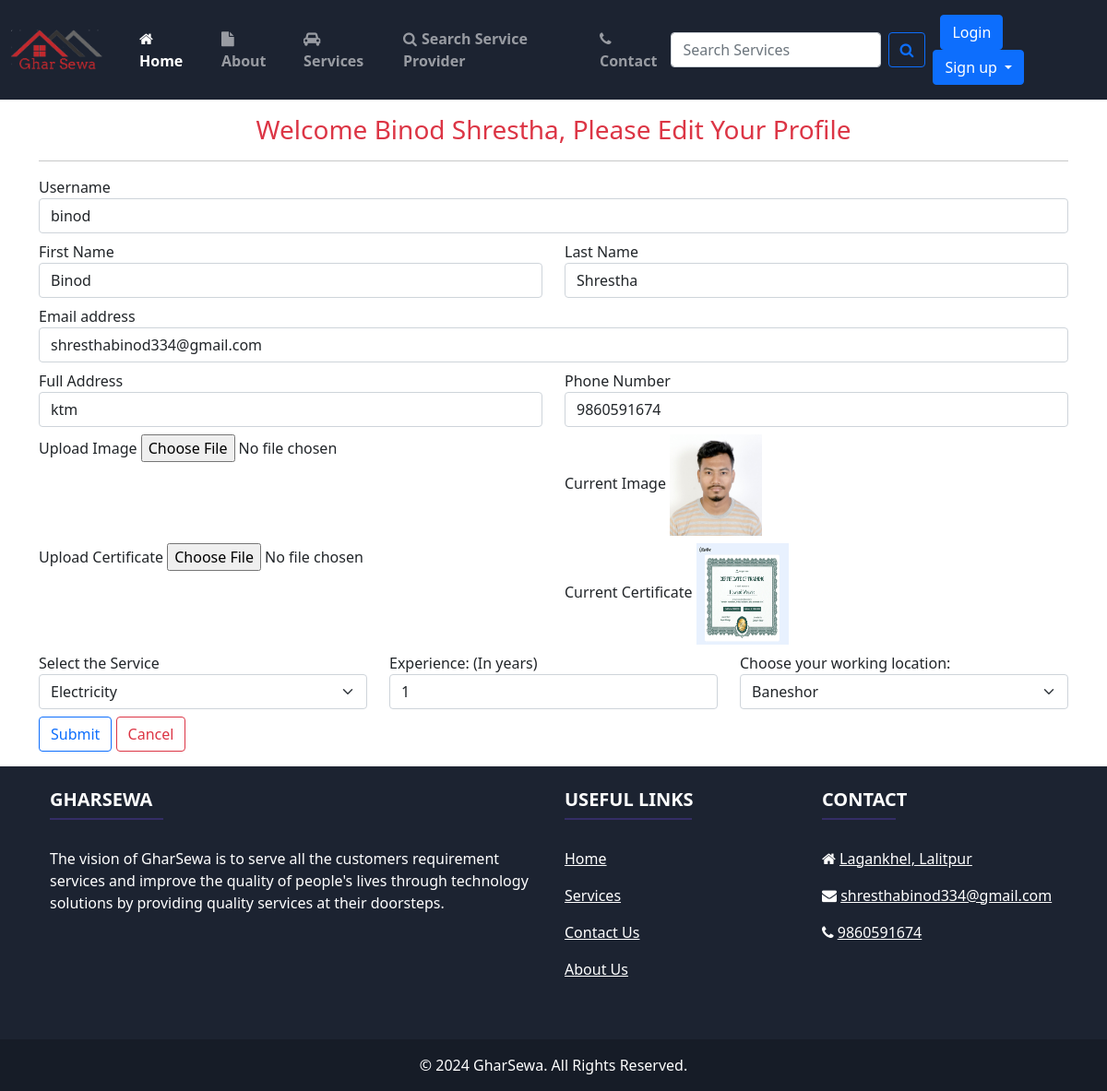
Page /editprofile/ (signed in) on the committed database.
### home/models.py (models this page shows, shortened)
class Service_Man(models.Model):
    status = models.ForeignKey(Status, on_delete=models.CASCADE, null=True)
    city = models.ForeignKey(
        City, on_delete=models.CASCADE, null=True, blank=True)
    user = models.ForeignKey(User, on_delete=models.CASCADE, null=True)
    phone = models.CharField(max_length=20, null=True)
    image = models.ImageField(upload_to='service_man/', null=True)
    cert = models.FileField(upload_to='service_man/', null=True, default='service_man/certificate.png')
    address = models.CharField(max_length=100, null=True)
    service = models.ForeignKey(
        Service, on_delete=CASCADE, null=True, blank=True)
    experience = models.IntegerField(default=0)
    date_joined = models.DateField(auto_now_add=True)

class Service(models.Model):
    service_id = models.AutoField(primary_key=True)
    service_name = models.CharField(max_length=50)
    service_desc = models.TextField()
    image = models.FileField(null=True)
    pub_date = models.DateField(auto_now_add=True)
    def __str__(self):
        return self.service_name

class City(models.Model):
    city = models.CharField(max_length=100, blank=True)
    def __str__(self):
        return self.city

### home/views.py (the view, shortened to what this page needs)
# urls.py: path('editprofile/', views.edit_profile, name='editprofile'),
@login_required(login_url='login')
def edit_profile(request):
    print(request.user)
    u = User.objects.get(id=request.user.id)
    try:
        page = True
        user = Service_Man.objects.get(user=u)
    except:
        page = False
        user = Customer.objects.get(user=u)
    services = Service.objects.all()
    city = City.objects.all()
    context = {'page': page, 'services': services, 'city': city, 'user': user}
    return render(request, 'editprofile.html', context)

### templates/editprofile.html (shortened to what this page needs)
<!DOCTYPE html>
<html lang="en">
{% load static %}
<head>
    <link href="https://cdn.jsdelivr.net/npm/bootstrap@5.0.2/dist/css/bootstrap.min.css" rel="stylesheet"
>
    <link rel="stylesheet" href="https://cdnjs.cloudflare.com/ajax/libs/font-awesome/4.7.0/css/font-awesome.min.css">
    <link rel="stylesheet" href="https://stackpath.bootstrapcdn.com/font-awesome/4.7.0/css/font-awesome.min.css">
</head>
<body>
    <nav class="navbar navbar-expand-lg navbar-dark" style="background-color: #1c2331;">
        <div class="container-fluid">
            <a class="navbar-brand" href="/"><img src="{% static 'img/logo.png' %}" style="width: 100px;" /></a>
            <div class="collapse navbar-collapse" id="navbarSupportedContent">
                <ul class="navbar-nav me-auto mb-2 mb-lg-0" style="font-weight: 600;">
                    <li class="nav-item" style="margin-left: 15px;">
                        <a class="nav-link active" aria-current="page" href="/"> <i class="fa fa-home"
                                style="padding-right: 5px;"></i>Home</a>
                    </li>
                    <li class="nav-item" style="margin-left: 15px;">
                        <a class="nav-link" href="/about"><i class="fa fa-file"
                                style="padding-right: 5px;"></i>About</a>
                    </li>
                    <li class="nav-item" style="margin-left: 15px;">
                        <a class="nav-link" href="/services"><i class="fa fa-car"
                                style="padding-right: 5px;"></i>Services</a>
                    </li>
                    <li class="nav-item" style="margin-left: 15px;">
                        <a class="nav-link" href="{% url 'search_user' %}"><i class="fa fa-search"
                                style="padding-right: 5px;"></i>Search Service Provider</a>
                    </li>
                    <li class="nav-item" style="margin-left: 15px;">
                        <a class="nav-link" href="/contact"><i class="fa fa-phone"
                                style="padding-right: 5px;"></i>Contact</a>
                    </li>
                </ul>
                <form class="d-flex" action="/search" method="GET">
                    <input class="form-control me-2" type="search" name="search" id="search"
                        placeholder="Search Services" aria-label="Search" required>
                    <button class="btn btn-outline-primary" type="submit"><i class="fa fa-search"></i></button>
                </form>
                <div class="m-2">
                    {% if user.is_authenticated %}
                    <span class="dropdown">
                        <button class="btn btn-outline-primary dropdown-toggle" type="button" id="userid"
                            data-bs-toggle="dropdown" aria-expanded="false">
                            Welcome {{request.user}}
                        </button>
                        <ul class="dropdown-menu" aria-labelledby="userid">
                            {% if user.is_superuser%}
                            <a class="dropdown-item" href="{% url 'dashboard' %}">Dashboard</a>
                            {% else %}
                            <a class="dropdown-item" href="{% url 'profile' %}">Profile</a>
                            {% endif %}
                            <a class="dropdown-item" href="{% url 'logout' %}">Logout</a>
                            {% if not user.is_superuser%}
                            <li>
                                <hr class="dropdown-divider">
                            </li>
                            <a class="dropdown-item" href="{% url 'booking_details' %}">Booking Details</a>
                            {% endif %}
                        </ul>
                    </span>
                    {% else %}
                    <a href="{% url 'login' %}" class="btn btn-primary mx-2" type="button">Login</a>
                    <span class="dropdown">
                        <button class="btn btn-primary dropdown-toggle" type="button" id="dropdownMenuButton1"
                            data-bs-toggle="dropdown" aria-expanded="false">
                            Sign up
                        </button>
                    </span>
                </div>
                {% endif %}
            </div>
        </div>
    </nav>
    <div class="container my-3">
        <h3 class="mt-2 text-center text-danger">Welcome {{user.user.first_name}} {{user.user.last_name}}, Please Edit
            Your Profile</h3>
        <hr>
        <form action="" method="POST" enctype="multipart/form-data">
            <div class="form-group">
                <label for="username">Username</label>
                <input type="text" class="form-control" id="username" name="username" value="{{user.user.username}}"
                    placeholder="Choose a unique username">
            </div>
            <div class="form-group my-2">
                <div class="row">
                    <div class="col">
                        <label for="fname">First Name</label>
                        <input type="text" class="form-control" id="" name="fname" value="{{user.user.first_name}}"
                            placeholder="Enter Your First Name">
                    </div>
                    <div class="col">
                        <label for="lname">Last Name</label>
                        <input type="text" class="form-control" id="lname" name="lname" value="{{user.user.last_name}}"
                            placeholder="Enter Your Last Name">
                    </div>
                </div>
            </div>
            <div class="form-group">
                <label for="email">Email address</label>
                <input type="email" class="form-control" id="email" name="email" value="{{user.user.email}}"
                    placeholder="name@example.com">
            </div>
            <div class="form-group my-2">
                <div class="row">
                    <div class="col">
                        <label>Full Address</label>
                        <input type="text" class="form-control" id="address" name="address" value="{{user.address}}"
                            placeholder="Enter Address">
                    </div>
                    <div class="col">
                        <label>Phone Number</label>
                        <input type="tel" class="form-control" id="phone" name="phone" value="{{user.phone}}"
                            placeholder="Enter Phone Number">
                    </div>
                </div>
            </div>
            <div class="form-group my-2 row">
                <div class="col-md-6">
                    <label>Upload Image</label>
                    <input type="file" name="image" id="image">
                </div>
                <div class="col-md-6">
                    <label>Current Image</label>
                    <img src="{{user.image.url}}" style="width:100px;height:110px">
                </div>
            </div>
            {% if page %}
            <div class="form-group my-2 row">
                <div class="col-md-6">
                    <label>Upload Certificate</label>
                    <input type="file" name="cert" id="cert">
                </div>
                <div class="col-md-6">
                    <label>Current Certificate</label>
                    <img src="{{user.cert.url}}" style="width:100px;height:110px">
                </div>
            </div>
            <div class="form-group mb-2">
                <div class="row">
                    <div class="col">
                        <label>Select the Service</label>
                        <select class="form-select" aria-label="Default select example" name="service" id="service"
                            required>
                            <option value="{{user.service.service_id}}" selected>{{user.service}}</option>
                        </select>
                    </div>
                    <div class="col">
                        <label>Experience: (In years)</label>
                        <input type="number" name="exp" class="form-control" value="{{user.experience}}">
                    </div>
                    <div class="col">
                        <label>Choose your working location: </label>
                        <select class="form-select" aria-label="Default select example" name="city" id="city">
                            <option value="{{user.city.id}}">{{user.city}}</option>
                        </select>
                    </div>
                </div>
            </div>
            {% endif %}
            <button type="submit" class="btn btn-outline-primary">Submit</button>
            <a href="{% url 'profile' %}" class="btn btn-outline-danger">Cancel</a>
        </form>
    </div>
    <footer class="text-white" style="background-color: #1c2331;">
        <div class="container p-4">
            <div class="row">
                <div class="col-lg-6 col-md-12 mb-4">
                    <h5 class="text-uppercase fw-bold">GharSewa</h5>
                    <hr class="mb-4 mt-0 d-inline-block mx-auto"
                        style="width: 123px; background-color: #7c4dff; height: 2px" />
                    <p>
                        The vision of GharSewa is to serve all the customers requirement services and improve the
                        quality of
                        people's lives through technology solutions by providing quality services at their
                        doorsteps.
                    </p>
                </div>
                <div class="col-lg-3 col-md-6 mb-4">
                    <h5 class="text-uppercase fw-bold">Useful links</h5>
                    <hr class="mb-4 mt-0 d-inline-block mx-auto"
                        style="width: 138px; background-color: #7c4dff; height: 2px" />
                    <p>
                        <a href="#!" class="text-white">Home</a>
                    </p>
                    <p>
                        <a href="/services/" class="text-white">Services</a>
                    </p>
                    <p>
                        <a href="/contact/" class="text-white">Contact Us</a>
                    </p>
                    <p>
                        <a href="/about/" class="text-white">About Us</a>
                    </p>
                </div>
                <div class="col-lg-3 col-md-6 mb-4">
                    <h5 class="text-uppercase fw-bold">Contact</h5>
                    <hr class="mb-4 mt-0 d-inline-block mx-auto"
                        style="width: 80px; background-color: #7c4dff; height: 2px" />
                    <p><i class="fa fa-home mr-3"></i>
                        <a href="https://www.google.com/maps?q=Lagankhel,+Lalitpur" target="_blank" class="text-white">Lagankhel, Lalitpur</a>
                      </p>
                    <p><i class="fa fa-envelope mr-3"></i>
                        <a href="mailto:shresthabinod334@gmail.com" class="text-white">shresthabinod334@gmail.com</a>
                      </p>
                    <p><i class="fa fa-phone mr-3"></i>
                        <a href="tel:9860591674" class="text-white">9860591674</a>
                      </p>
                </div>
            </div>
        </div>
        <div class="text-center p-3" style="background-color: rgba(0, 0, 0, 0.2)">
            © 2024 GharSewa. All Rights Reserved.
        </div>
    </footer>
</body>
</html>

### rows in the picture
Service_Man: user.first_name "Binod", user.last_name "Shrestha", username "binod", fname "Binod", lname "Shrestha", email "shresthabinod334@gmail.com", address "ktm", phone "9860591674", image (picture), cert (picture), service "Electricity", exp "1", city "Baneshor"
